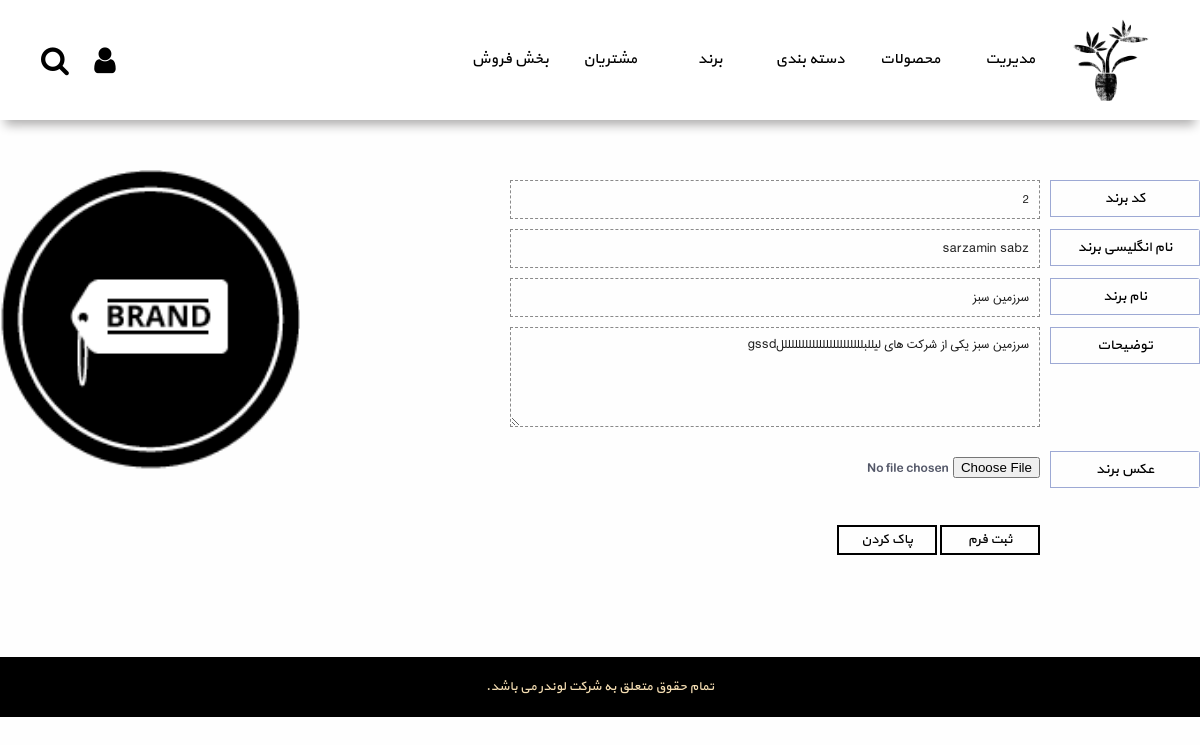
The page /admin/brand_edit.php?edit-field=2 (signed in) on the database its author committed.
### tables this page shows
CREATE TABLE IF NOT EXISTS `brands` (
  `brand_id` int(20) NOT NULL,
  `brand_name` varchar(50) NOT NULL,
  `brand_title` varchar(50) NOT NULL,
  `logo` varchar(50) DEFAULT 'default_brand.png',
  `brand_desc` varchar(200) DEFAULT NULL
);

### admin/brand_edit.php (the view, shortened to what this page needs)
<!doctype html>
<html lang="fa">
<head>
</head>
<body>
<?php require_once("header.php"); ?>
<?php
$brand_name_err = "";
$brand_title_err = "";
$brand_desc_err = "";
$logo_err = "";
try {
    if ($_SERVER["REQUEST_METHOD"] == "GET" && isset($_GET['edit-field'])) {
        require_once('../include/connect.php');
        $id = $_GET['edit-field'];
        $stmt = $con->query("SELECT * FROM brands WHERE brand_id='$id'");
        $row = $stmt->fetchObject();
        $brand_name = $row->brand_name;
        $brand_desc = $row->brand_desc;
        $brand_title = $row->brand_title;
        $old_logo = $row->logo;
    }
} catch (PDOException $e) {
    echo "Error: " . $e->getMessage();
}
?>
<div class="container">
    <form id="form" method="post" action="<?php echo htmlspecialchars($_SERVER["PHP_SELF"]); ?>"
          enctype="multipart/form-data">
        <div>
            <div>کد برند</div>
            <div><input type="text" name="brand_id" id="brand_id" value="<?php echo $id; ?>" readonly/></div>
            <div id="brand_id_err"></div>
        </div>
        <div>
            <div>نام انگلیسی برند</div>
            <div><input type="text" name="brand_name" id="brand_name" value="<?php echo $brand_name; ?>"
                        placeholder="لطفا فقط حروف انگلیسی وارد کنید"/></div>
            <div id="brand_name_err"><?php echo $brand_name_err; ?></div>
        </div>
        <div>
            <div>نام برند</div>
            <div><input type="text" name="brand_title" id="brand_title" value="<?php echo $brand_title; ?>"/></div>
            <div id="brand_title_err"><?php echo $brand_title_err; ?></div>
        </div>
        <div>
            <div>توضیحات</div>
            <div><textarea type="text" name="brand_desc" id="brand_desc"><?php echo $brand_desc; ?></textarea></div>
            <div id="brand_desc_err"><?php echo $brand_desc_err; ?></div>
        </div>
        <div>
            <div>عکس برند</div>
            <div><input type="file" name="brand_logo" id="brand_logo"/></div>
            <div id="logo_err"><?php echo $logo_err; ?></div>
        </div>
        <br/>
        <div>
            <div></div>
            <div>
                <input type="submit" id="update-submit" name="update-submit" value="ثبت فرم""/>
                <input type="reset" value="پاک کردن"/>
            </div>
            <div></div>
        </div>
    </form>
    <img class="edit-image" src="../photo/logo/<?php echo $old_logo; ?>"/>
</div>
<?php require_once('footer.php'); ?>
</body>
</html>

### template/template1/css/admin_main.css (style rules this page uses)
* { margin: 0; padding: 0; font-family: 'yekan'; color: rgba(12, 19, 42, 0.71); }
html { direction: rtl; }
body { background-color: #fefefe; }
img { border: none; }
.edit-image { float: left; margin: 0px 0 0 0px; width: 300px; height: 300px; object-fit: cover; }
.container { width: 1200px; margin: 50px auto 60px auto; overflow: auto; }
.right-children div, img, p { float: right; height: 100px; }
.left-children div, img, p { float: right; height: 100px; }

### template/template1/css/form.css (style rules this page uses)
form > div { border-radius: 3px; }
form input[type=text], form input[type=password], textarea, select { border: 1px dashed #8a8a8a; min-width: 100%; min-height: 39px; background: none; font-size: 15px; padding: 5px 10px; box-sizing: border-box; font-family: iran_sans; color: #1d1d1d; }
form textarea { min-height: 100px; max-width: 700px; }
input[type=submit], input[type=reset] { box-sizing: border-box; cursor: pointer; border: 2px solid black; transition: all 0.4s ease; width: 100px; height: 30px; background: none; color: black; }
#form { width: 900px; float: right; }
#form > div { width: 900px; min-height: 35px; margin-top: 10px; overflow: hidden; }
#form > div > div { float: right; min-height: 35px; line-height: 35px; text-align: center; box-shadow: 0px 0px 0px 1px #bbb inset; background: transparent; }
#form > div:last-child > div { background-color: transparent; }
#form > div > div:nth-child(1) { width: 150px; background-color: rgb(170, 170, 170); box-sizing: border-box; cursor: pointer; border: 1px solid #9da9d4; transition: all 0.4s ease; background: none; color: black; box-shadow: none; font-size: 14px; }
#form > div > div:nth-child(2) { width: 530px; margin: 0 10px; text-align: right; box-shadow: none; }
#form > div > div:nth-child(3) { width: 200px; color: rgba(209, 22, 94, 0.92); box-shadow: none; }
#form > div:last-child > div { box-shadow: none; }
#form > div:last-child > div:first-child { background: transparent; margin-bottom: 40px; border: none; }

### rows shown on the page
brands: brand_name "sarzamin sabz", brand_title "سرزمین سبز", brand_desc "سرزمین سبز یکی از شرکت های لیللبللللللللللللللللللللللللgssd", logo (placeholder picture)
